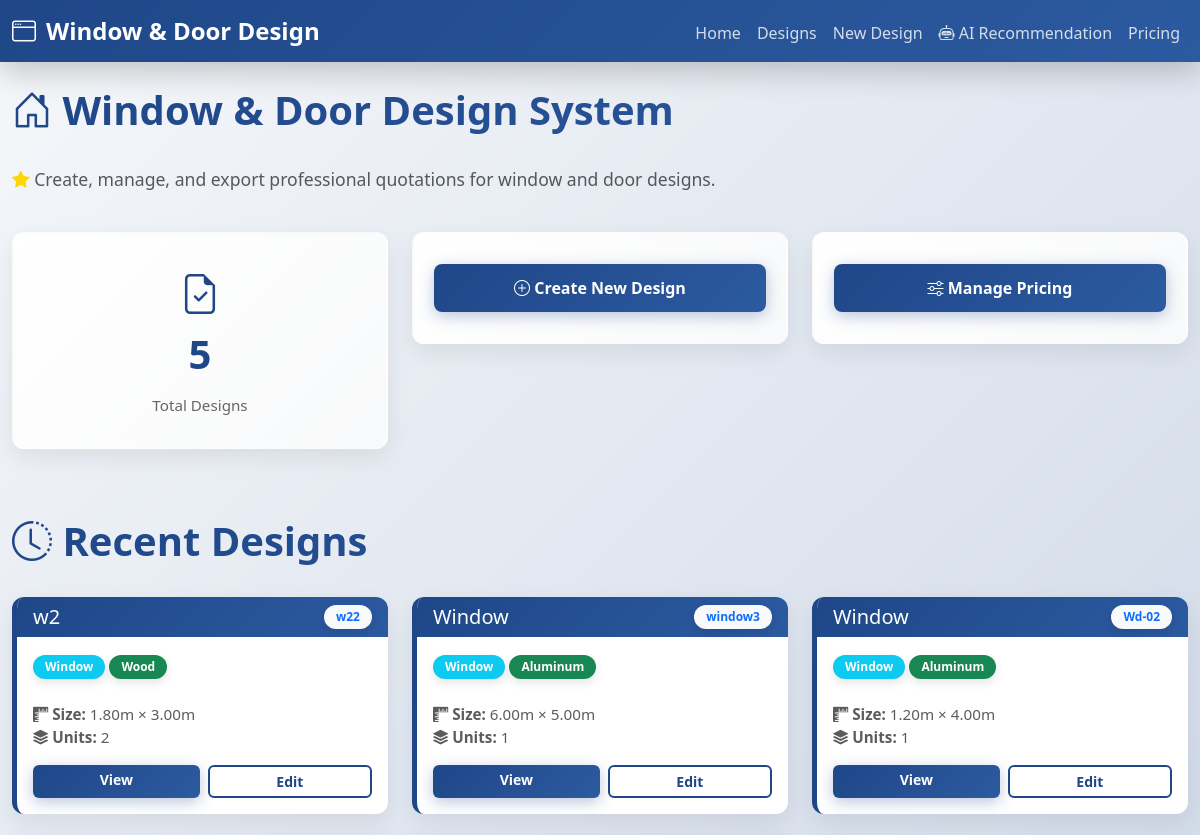
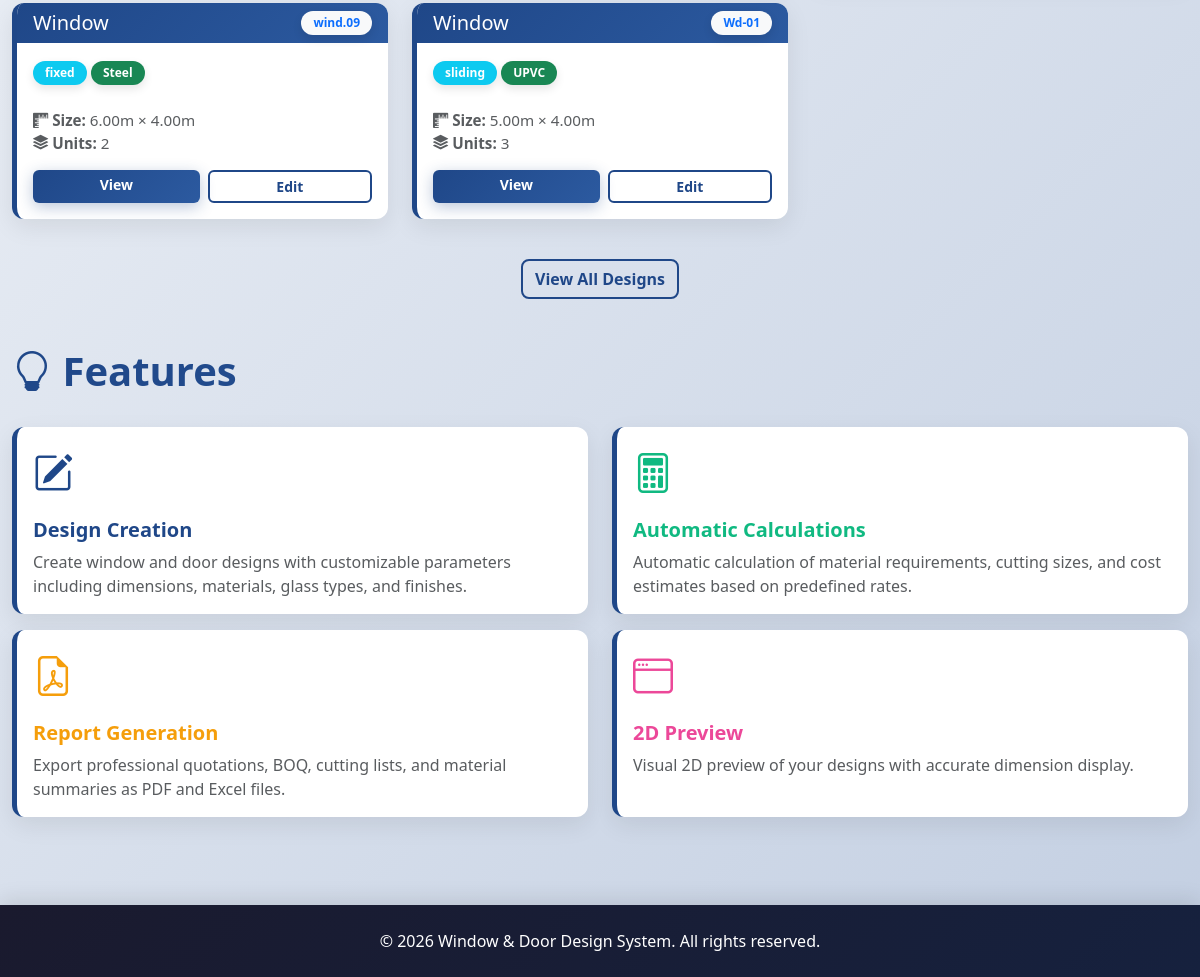
The page / on the database its author committed (2 pictures, top to bottom).
### design_system/models.py (models this page shows, shortened)
class WindowDoorDesign(models.Model):
    TYPE_CHOICES = [
        ('window', 'Window'),
        ('door', 'Door'),
    ]
    GLASS_TYPE_CHOICES = [
        ('clear', 'Clear Glass'),
        ('tinted', 'Tinted Glass'),
        ('frosted', 'Frosted Glass'),
        ('double_glazed', 'Double Glazed'),
        ('tempered', 'Tempered Glass'),
    ]
    FINISH_TYPE_CHOICES = [
        ('anodized', 'Anodized'),
        ('powder_coated', 'Powder Coated'),
        ('raw', 'Raw'),
        ('painted', 'Painted'),
        ('natural_wood', 'Natural Wood'),
    ]
    MATERIAL_CHOICES = [
        ('aluminum', 'Aluminum'),
        ('upvc', 'UPVC'),
        ('steel', 'Steel'),
        ('wood', 'Wood'),
    ]
    name = models.CharField(max_length=100)
    code = models.CharField(max_length=50, unique=True)
    width = models.DecimalField(max_digits=10, decimal_places=2, validators=[MinValueValidator(0.1)])  # in meters
    height = models.DecimalField(max_digits=10, decimal_places=2, validators=[MinValueValidator(0.1)])  # in meters
    type_choice = models.CharField(max_length=20, choices=TYPE_CHOICES)
    glass_type = models.CharField(max_length=20, choices=GLASS_TYPE_CHOICES, null=True, blank=True)
    has_mesh = models.BooleanField(default=False)
    finish_type = models.CharField(max_length=20, choices=FINISH_TYPE_CHOICES)
    number_of_units = models.IntegerField(validators=[MinValueValidator(1)], default=1)
    material = models.CharField(max_length=20, choices=MATERIAL_CHOICES, default='aluminum')
    total_area = models.DecimalField(max_digits=10, decimal_places=4, editable=False, default=0)
    estimated_cost = models.DecimalField(max_digits=15, decimal_places=2, editable=False, default=0)
    created_at = models.DateTimeField(auto_now_add=True)
    updated_at = models.DateTimeField(auto_now=True)
    class Meta:
        verbose_name_plural = "Window/Door Designs"
        ordering = ['-created_at']

### design_system/views.py (the view)
# urls.py: path('', views.home, name='home'),
def home(request):
    designs = WindowDoorDesign.objects.all()
    context = {
        'total_designs': designs.count(),
        'recent_designs': designs[:5],
    }
    return render(request, 'home.html', context)

### templates/home.html (shortened to what this page needs)
{% extends 'base.html' %}
{% block content %}
<div class="row mb-4">
    <div class="col-md-12">
        <div style="animation: fadeInDown 0.7s ease;">
            <h1 class="page-title">
                <i class="bi bi-house-door" style="animation: slideInDown 0.5s ease; display: inline-block;"></i>
                Window & Door Design System
            </h1>
            <p class="lead text-muted" style="font-size: 1.1rem; font-weight: 500;">
                <i class="bi bi-star-fill" style="color: #ffd700;"></i> Create, manage, and export professional quotations for window and door designs.
            </p>
        </div>
    </div>
</div>
<div class="row mb-4">
    <div class="col-md-4" style="animation: fadeInUp 0.6s ease 0.1s both;">
        <div class="stat-card">
            <i class="bi bi-file-earmark-check" style="font-size: 2.5rem; color: var(--primary-color); margin-bottom: 10px;"></i>
            <div class="stat-value">{{ total_designs }}</div>
            <div class="stat-label">Total Designs</div>
        </div>
    </div>
    <div class="col-md-4" style="animation: fadeInUp 0.6s ease 0.2s both;">
        <div class="stat-card">
            <a href="{% url 'create_design' %}" class="btn btn-primary w-100" style="border-radius: 8px; padding: 12px; font-size: 1rem;">
                <i class="bi bi-plus-circle"></i> Create New Design
            </a>
        </div>
    </div>
    <div class="col-md-4" style="animation: fadeInUp 0.6s ease 0.3s both;">
        <div class="stat-card">
            <a href="{% url 'pricing_rates' %}" class="btn btn-primary w-100" style="border-radius: 8px; padding: 12px; font-size: 1rem;">
                <i class="bi bi-sliders"></i> Manage Pricing
            </a>
        </div>
    </div>
</div>
{% if recent_designs %}
<div class="row">
    <div class="col-md-12">
        <h2 class="page-title mt-4"><i class="bi bi-clock-history"></i> Recent Designs</h2>
    </div>
</div>
<div class="row">
    {% for design in recent_designs %}
    <div class="col-md-4 mb-4">
        <div class="card" style="height: 100%; display: flex; flex-direction: column;">
            <div class="card-header d-flex justify-content-between align-items-center">
                <h5 class="mb-0">{{ design.name }}</h5>
                <span class="badge bg-light text-primary">{{ design.code }}</span>
            </div>
            <div class="card-body flex-grow-1">
                <div class="mb-3">
                    <span class="badge bg-info mb-2">{{ design.get_type_choice_display }}</span>
                    <span class="badge bg-success mb-2">{{ design.get_material_display }}</span>
                </div>
                <p class="card-text text-muted mb-3" style="font-size: 0.95rem;">
                    <i class="bi bi-rulers"></i> <strong>Size:</strong> {{ design.width }}m × {{ design.height }}m<br>
                    <i class="bi bi-stack"></i> <strong>Units:</strong> {{ design.number_of_units }}
                </p>
                <div class="d-flex gap-2" style="margin-top: auto;">
                    <a href="{% url 'design_detail' design.pk %}" class="btn btn-primary btn-sm flex-grow-1" style="border-radius: 6px;">View</a>
                    <a href="{% url 'edit_design' design.pk %}" class="btn btn-outline-primary btn-sm flex-grow-1" style="border-radius: 6px;">Edit</a>
                </div>
            </div>
        </div>
    </div>
    {% endfor %}
</div>
<div class="row mt-3">
    <div class="col-md-12 text-center">
        <a href="{% url 'design_list' %}" class="btn btn-outline-primary">View All Designs</a>
    </div>
</div>
{% endif %}
<div class="row mt-5">
    <div class="col-md-12">
        <h2 class="page-title"><i class="bi bi-lightbulb"></i> Features</h2>
    </div>
</div>
<div class="row">
    <div class="col-md-6 mb-3">
        <div class="card h-100" style="position: relative; overflow: hidden;">
            <div class="card-body">
                <div style="font-size: 2.5rem; color: var(--primary-color); margin-bottom: 15px;"><i class="bi bi-pencil-square"></i></div>
                <h5 class="card-title" style="color: var(--primary-color); font-weight: 700;">Design Creation</h5>
                <p class="card-text text-muted">Create window and door designs with customizable parameters including dimensions, materials, glass types, and finishes.</p>
            </div>
        </div>
    </div>
    <div class="col-md-6 mb-3">
        <div class="card h-100" style="position: relative; overflow: hidden;">
            <div class="card-body">
                <div style="font-size: 2.5rem; color: #10b981; margin-bottom: 15px;"><i class="bi bi-calculator"></i></div>
                <h5 class="card-title" style="color: #10b981; font-weight: 700;">Automatic Calculations</h5>
                <p class="card-text text-muted">Automatic calculation of material requirements, cutting sizes, and cost estimates based on predefined rates.</p>
            </div>
        </div>
    </div>
    <div class="col-md-6 mb-3">
        <div class="card h-100" style="position: relative; overflow: hidden;">
            <div class="card-body">
                <div style="font-size: 2.5rem; color: #f59e0b; margin-bottom: 15px;"><i class="bi bi-file-earmark-pdf"></i></div>
                <h5 class="card-title" style="color: #f59e0b; font-weight: 700;">Report Generation</h5>
                <p class="card-text text-muted">Export professional quotations, BOQ, cutting lists, and material summaries as PDF and Excel files.</p>
            </div>
        </div>
    </div>
    <div class="col-md-6 mb-3">
        <div class="card h-100" style="position: relative; overflow: hidden;">
            <div class="card-body">
                <div style="font-size: 2.5rem; color: #ec4899; margin-bottom: 15px;"><i class="bi bi-window"></i></div>
                <h5 class="card-title" style="color: #ec4899; font-weight: 700;">2D Preview</h5>
                <p class="card-text text-muted">Visual 2D preview of your designs with accurate dimension display.</p>
            </div>
        </div>
    </div>
</div>
{% endblock %}

### templates/base.html (shortened to what this page needs)
<!DOCTYPE html>
<html lang="en">
<head>
    {% load static %}
    <link href="https://cdn.jsdelivr.net/npm/bootstrap@5.3.0/dist/css/bootstrap.min.css" rel="stylesheet">
    <link href="https://cdn.jsdelivr.net/npm/bootstrap-icons@1.11.0/font/bootstrap-icons.css" rel="stylesheet">
    <link href="{% static 'css/style.css' %}" rel="stylesheet">
</head>
<body>
    <nav class="navbar navbar-expand-lg navbar-dark">
        <div class="container-fluid">
            <a class="navbar-brand" href="{% url 'home' %}">
                <i class="bi bi-window"></i> Window & Door Design
            </a>
            <div class="collapse navbar-collapse" id="navbarNav">
                <ul class="navbar-nav ms-auto">
                    <li class="nav-item">
                        <a class="nav-link" href="{% url 'home' %}">Home</a>
                    </li>
                    <li class="nav-item">
                        <a class="nav-link" href="{% url 'design_list' %}">Designs</a>
                    </li>
                    <li class="nav-item">
                        <a class="nav-link" href="{% url 'create_design' %}">New Design</a>
                    </li>
                    <li class="nav-item">
                        <a class="nav-link" href="{% url 'get_design_recommendation' %}">
                            <i class="bi bi-robot"></i> AI Recommendation
                        </a>
                    </li>
                    <li class="nav-item">
                        <a class="nav-link" href="{% url 'pricing_rates' %}">Pricing</a>
                    </li>
                </ul>
            </div>
        </div>
    </nav>
    <main class="py-4">
        <div class="container-fluid">
            {% block content %}{% endblock %}
        </div>
    </main>
    <footer class="bg-dark text-white text-center py-4 mt-5">
        <p class="mb-0">&copy; 2026 Window & Door Design System. All rights reserved.</p>
    </footer>
</body>
</html>

### static/css/style.css (style rules this page uses)
:root { --primary-color: #1f4788; --secondary-color: #2c5aa0; --accent-color: #ff6b6b; --light-bg: #f8f9fa; --success-color: #10b981; --info-color: #3b82f6; }
* { transition: all 0.3s cubic-bezier(0.4, 0, 0.2, 1); }
body { font-family: 'Segoe UI', Tahoma, Geneva, Verdana, sans-serif; background: linear-gradient(135deg, #f5f7fa 0%, #c3cfe2 100%); background-attachment: fixed; min-height: 100vh; }
.navbar { background: linear-gradient(135deg, var(--primary-color) 0%, var(--secondary-color) 100%); box-shadow: 0 10px 30px rgba(0,0,0,0.2); backdrop-filter: blur(10px); }
.navbar-brand { font-weight: 700; font-size: 1.5rem; color: white !important; display: flex; align-items: center; gap: 10px; animation: slideInDown 0.5s ease; }
.nav-link { color: rgba(255,255,255,0.8) !important; position: relative; padding-bottom: 5px !important; font-weight: 500; }
.nav-link::after { content: ''; position: absolute; bottom: 0; left: 0; width: 0; height: 2px; background: white; transition: width 0.3s ease; }
.btn-primary { background: linear-gradient(135deg, var(--primary-color) 0%, var(--secondary-color) 100%); border: none; border-radius: 8px; font-weight: 600; box-shadow: 0 4px 15px rgba(31, 71, 136, 0.3); transition: all 0.3s ease; position: relative; overflow: hidden; }
.btn-primary::before { content: ''; position: absolute; top: 0; left: -100%; width: 100%; height: 100%; background: rgba(255,255,255,0.2); transition: left 0.3s ease; }
.btn-outline-primary { border: 2px solid var(--primary-color); color: var(--primary-color); border-radius: 8px; font-weight: 600; }
.card { border: none; border-radius: 12px; box-shadow: 0 8px 25px rgba(0,0,0,0.08); transition: all 0.3s cubic-bezier(0.4, 0, 0.2, 1); border-left: 5px solid var(--primary-color); background: white; overflow: hidden; }
.card::before { content: ''; position: absolute; top: 0; left: 0; right: 0; height: 3px; background: linear-gradient(90deg, var(--primary-color), var(--secondary-color)); opacity: 0; }
.card-header { background: linear-gradient(135deg, var(--primary-color) 0%, var(--secondary-color) 100%); color: white; border: none; font-weight: 600; }
.page-title { color: var(--primary-color); margin-bottom: 2rem; font-weight: 700; font-size: 2.5rem; animation: fadeInDown 0.6s ease; background: linear-gradient(135deg, var(--primary-color) 0%, var(--secondary-color) 100%); -webkit-background-clip: text; -webkit-text-fill-color: transparent; background-clip: text; }
.stat-card { text-align: center; padding: 30px 20px; background: linear-gradient(135deg, #ffffff 0%, #f8f9fa 100%); border-radius: 12px; margin-bottom: 20px; box-shadow: 0 8px 25px rgba(0,0,0,0.08); border: 2px solid transparent; transition: all 0.3s ease; animation: fadeInUp 0.6s ease; }
.stat-value { font-size: 2.5rem; font-weight: 700; color: var(--primary-color); animation: countUp 0.6s ease; }
.stat-label { color: #666; font-size: 0.95rem; font-weight: 500; margin-top: 10px; }
.badge { padding: 6px 12px; border-radius: 20px; font-weight: 600; box-shadow: 0 4px 10px rgba(0,0,0,0.1); }
footer { background: linear-gradient(135deg, #1a1a2e 0%, #16213e 100%); margin-top: 3rem; box-shadow: 0 -5px 20px rgba(0,0,0,0.1); }

### rows shown on the page
WindowDoorDesign: name "w2", code "w22", type_choice "Window", material "Wood", width "1.80", height "3.00", number_of_units "2"
WindowDoorDesign: name "Window", code "window3", type_choice "Window", material "Aluminum", width "6.00", height "5.00", number_of_units "1"
WindowDoorDesign: name "Window", code "Wd-02", type_choice "Window", material "Aluminum", width "1.20", height "4.00", number_of_units "1"
WindowDoorDesign: name "Window", code "wind.09", type_choice "fixed", material "Steel", width "6.00", height "4.00", number_of_units "2"
WindowDoorDesign: name "Window", code "Wd-01", type_choice "sliding", material "UPVC", width "5.00", height "4.00", number_of_units "3"

### other values the page prints
{{ total_designs }} "5"
